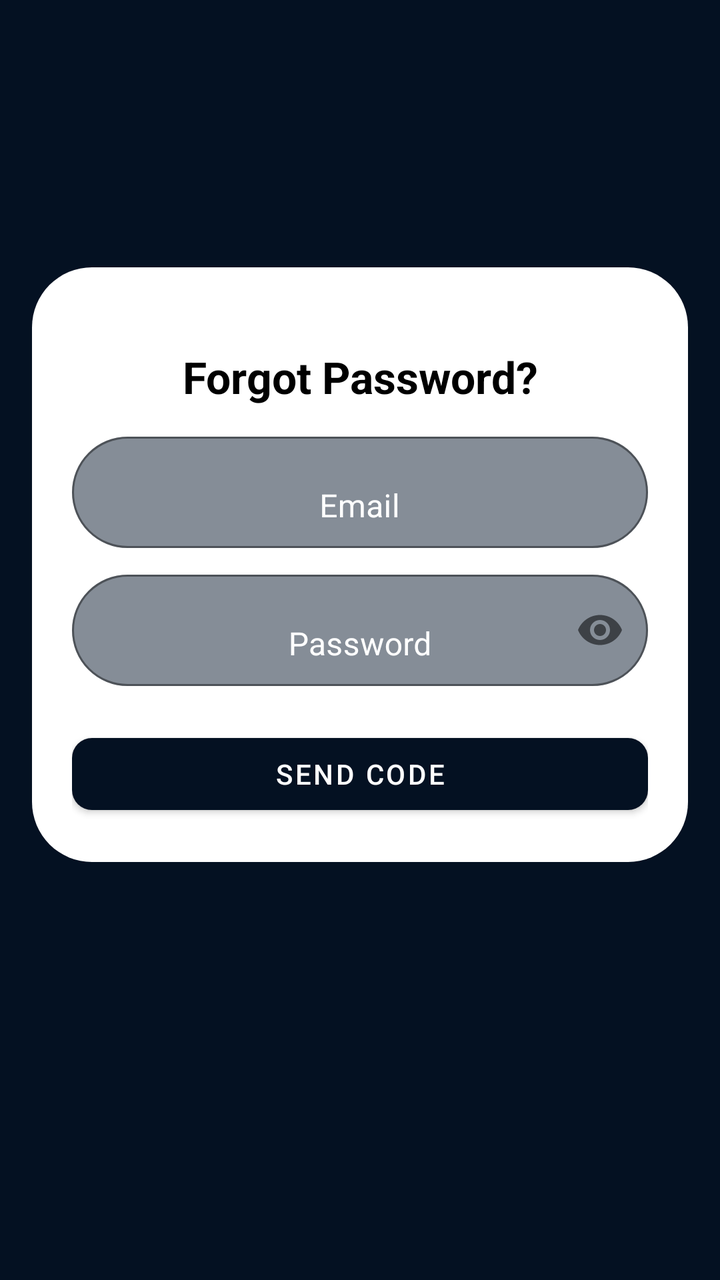
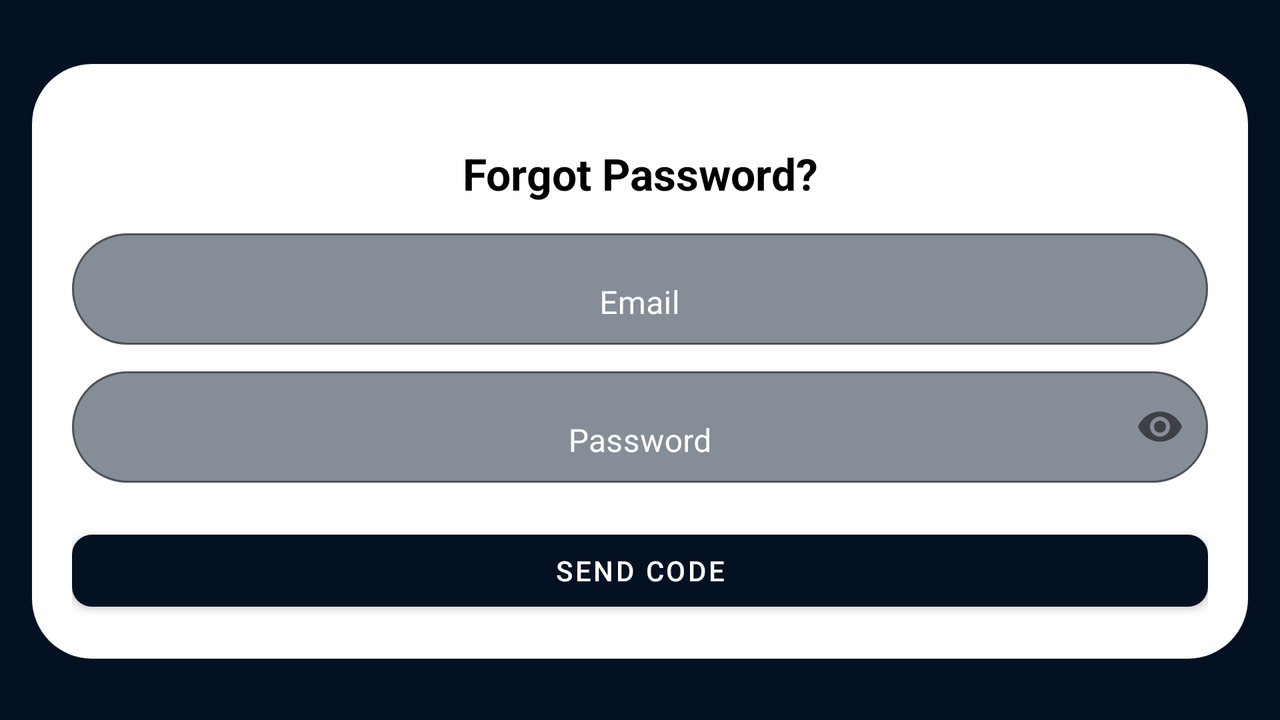

The same Android screen from two of the app's own layout files: first res/layout/ as a phone draws it, then the repository's variant for another configuration, drawn on a device whose configuration selects that folder. Both files follow.
<!-- AndroidManifest.xml: application theme Theme.MediHelp -->
<!-- res/layout/fragment_forgot_password.xml -->
<?xml version="1.0" encoding="utf-8"?>
<androidx.constraintlayout.widget.ConstraintLayout xmlns:android="http://schemas.android.com/apk/res/android"
    xmlns:app="http://schemas.android.com/apk/res-auto"
    android:layout_width="match_parent"
    android:layout_height="match_parent"
    android:background="@color/primary">

    <LinearLayout
        android:layout_width="0dp"
        android:layout_height="wrap_content"
        android:layout_marginStart="16dp"
        android:layout_marginEnd="16dp"
        android:background="@drawable/white_bg"
        android:orientation="vertical"
        android:padding="20dp"
        app:layout_constraintBottom_toBottomOf="parent"
        app:layout_constraintEnd_toEndOf="parent"
        app:layout_constraintHorizontal_bias="0.46"
        app:layout_constraintStart_toStartOf="parent"
        app:layout_constraintTop_toTopOf="parent"
        app:layout_constraintVertical_bias="0.39">

        <TextView
            android:layout_width="match_parent"
            android:layout_height="wrap_content"
            android:layout_marginTop="10dp"
            android:gravity="center"
            android:padding="10dp"
            android:text="Forgot Password?"
            android:textAppearance="@style/TextAppearance.AppCompat.Large"
            android:textColor="@color/black"
            android:textStyle="bold" />

        <com.google.android.material.textfield.TextInputLayout
            android:id="@+id/emailInputLayout"
            android:layout_width="match_parent"
            android:layout_height="wrap_content"
            android:layout_marginBottom="8dp"
            android:outlineProvider="background"
            android:textColorHint="@color/white"

            app:boxBackgroundColor="@color/text_field_bg"
            app:boxBackgroundMode="outline"
            app:boxCornerRadiusBottomEnd="30dp"
            app:boxCornerRadiusBottomStart="30dp"
            app:boxCornerRadiusTopEnd="30dp"
            app:boxCornerRadiusTopStart="30dp">

            <com.google.android.material.textfield.TextInputEditText
                android:layout_width="match_parent"
                android:layout_height="wrap_content"
                android:gravity="center"
                android:hint="Email"

                android:inputType="textEmailAddress"
                android:maxLines="1" />

        </com.google.android.material.textfield.TextInputLayout>


        <com.google.android.material.textfield.TextInputLayout
            android:id="@+id/passwordInputLayout"
            android:layout_width="match_parent"
            android:layout_height="wrap_content"
            android:layout_marginBottom="20dp"
            android:outlineProvider="background"
            android:textColorHint="@color/white"
            app:boxBackgroundColor="@color/text_field_bg"
            app:boxBackgroundMode="outline"
            app:boxCornerRadiusBottomEnd="30dp"
            app:boxCornerRadiusBottomStart="30dp"
            app:boxCornerRadiusTopEnd="30dp"
            app:boxCornerRadiusTopStart="30dp"
            app:passwordToggleEnabled="true">

            <com.google.android.material.textfield.TextInputEditText
                android:layout_width="match_parent"
                android:layout_height="wrap_content"
                android:gravity="center"
                android:hint="Password"
                android:inputType="textPassword"
                android:maxLength="10"
                android:maxLines="1"

                />

        </com.google.android.material.textfield.TextInputLayout>

        <Button
            android:id="@+id/signInButton"
            android:layout_width="match_parent"
            android:layout_height="wrap_content"
            android:drawableTint="@color/white"
            android:text="Send Code"
            android:textColor="@color/white"
            app:cornerRadius="10dp" />


    </LinearLayout>
</androidx.constraintlayout.widget.ConstraintLayout>
<!-- resources referenced by this layout -->
<resources>
  <color name="black">#FF000000</color>
  <color name="primary">#041122</color>
  <color name="text_field_bg">#858D97</color>
  <color name="white">#FFFFFFFF</color>
  <!-- drawable white_bg (drawable) -->
  <?xml version="1.0" encoding="utf-8"?>
  <shape xmlns:android="http://schemas.android.com/apk/res/android">
  
      <solid android:color="@color/white"/>
      <corners android:bottomRightRadius="30dp"
          android:bottomLeftRadius="30dp"
          android:topRightRadius="30dp"
          android:topLeftRadius="30dp"/>
  
  </shape>
  <style name="Theme.MediHelp" parent="Theme.MaterialComponents.DayNight.NoActionBar">
          
          <item name="colorPrimary">@color/primary</item>
          <item name="colorPrimaryVariant">@color/primary</item>
          <item name="colorOnPrimary">@color/white</item>
          
          <item name="colorSecondary">@color/primary</item>
          <item name="colorSecondaryVariant">@color/lightBlue</item>
          <item name="colorOnSecondary">@color/white</item>
          
          <item name="android:statusBarColor" tools:targetApi="l">?attr/colorPrimaryVariant</item>
  
          
      </style>
  <color name="lightBlue">#0D6EC6</color>
</resources>
<!-- res/layout-land/fragment_forgot_password.xml (the repository's variant of the layout above) -->
<!-- drawn on the phone turned sideways -->
<?xml version="1.0" encoding="utf-8"?>
<ScrollView xmlns:app="http://schemas.android.com/apk/res-auto"
    android:layout_width="match_parent"
    android:layout_height="match_parent"
    android:background="@color/primary"
    xmlns:android="http://schemas.android.com/apk/res/android">

<androidx.constraintlayout.widget.ConstraintLayout
    android:layout_width="match_parent"
    android:layout_height="match_parent"
    android:background="@color/primary">

    <LinearLayout
        android:layout_width="0dp"
        android:layout_height="wrap_content"
        android:layout_marginStart="16dp"
        android:layout_marginTop="32dp"
        android:layout_marginEnd="16dp"
        android:background="@drawable/white_bg"
        android:orientation="vertical"
        android:padding="20dp"
        app:layout_constraintBottom_toBottomOf="parent"
        app:layout_constraintEnd_toEndOf="parent"
        app:layout_constraintHorizontal_bias="0.46"
        app:layout_constraintStart_toStartOf="parent"
        app:layout_constraintTop_toTopOf="parent"
        app:layout_constraintVertical_bias="0.39">

        <TextView
            android:layout_width="match_parent"
            android:layout_height="wrap_content"
            android:layout_marginTop="10dp"
            android:gravity="center"
            android:padding="10dp"
            android:text="Forgot Password?"
            android:textAppearance="@style/TextAppearance.AppCompat.Large"
            android:textColor="@color/black"
            android:textStyle="bold" />

        <com.google.android.material.textfield.TextInputLayout
            android:id="@+id/emailInputLayout"
            android:layout_width="match_parent"
            android:layout_height="wrap_content"
            android:layout_marginBottom="8dp"
            android:outlineProvider="background"
            android:textColorHint="@color/white"

            app:boxBackgroundColor="@color/text_field_bg"
            app:boxBackgroundMode="outline"
            app:boxCornerRadiusBottomEnd="30dp"
            app:boxCornerRadiusBottomStart="30dp"
            app:boxCornerRadiusTopEnd="30dp"
            app:boxCornerRadiusTopStart="30dp">

            <com.google.android.material.textfield.TextInputEditText
                android:layout_width="match_parent"
                android:layout_height="wrap_content"
                android:gravity="center"
                android:hint="Email"

                android:inputType="textEmailAddress"
                android:maxLines="1" />

        </com.google.android.material.textfield.TextInputLayout>


        <com.google.android.material.textfield.TextInputLayout
            android:id="@+id/passwordInputLayout"
            android:layout_width="match_parent"
            android:layout_height="wrap_content"
            android:layout_marginBottom="20dp"
            android:outlineProvider="background"
            android:textColorHint="@color/white"
            app:boxBackgroundColor="@color/text_field_bg"
            app:boxBackgroundMode="outline"
            app:boxCornerRadiusBottomEnd="30dp"
            app:boxCornerRadiusBottomStart="30dp"
            app:boxCornerRadiusTopEnd="30dp"
            app:boxCornerRadiusTopStart="30dp"
            app:passwordToggleEnabled="true">

            <com.google.android.material.textfield.TextInputEditText
                android:layout_width="match_parent"
                android:layout_height="wrap_content"
                android:gravity="center"
                android:hint="Password"
                android:inputType="textPassword"
                android:maxLength="10"
                android:maxLines="1"

                />

        </com.google.android.material.textfield.TextInputLayout>

        <Button
            android:id="@+id/signInButton"
            android:layout_width="match_parent"
            android:layout_height="wrap_content"
            android:drawableTint="@color/white"
            android:text="Send Code"
            android:textColor="@color/white"
            app:cornerRadius="10dp" />


    </LinearLayout>
</androidx.constraintlayout.widget.ConstraintLayout>

</ScrollView>
